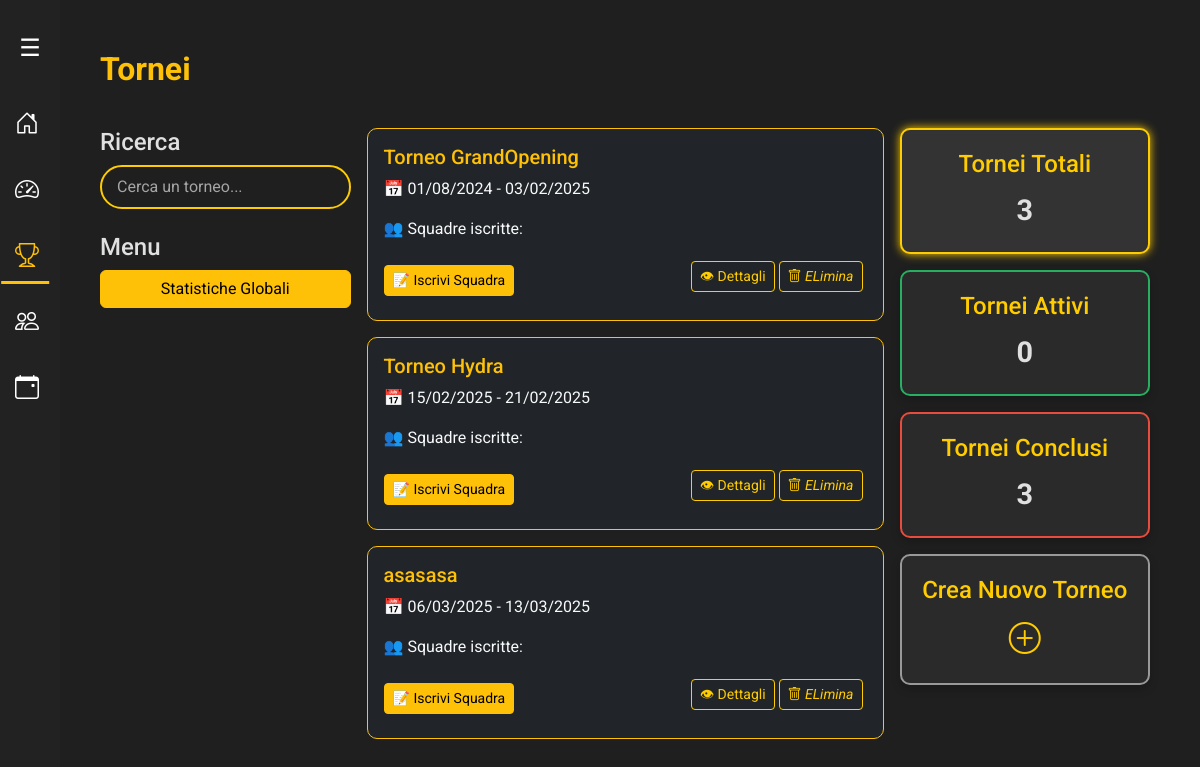
/tornei/, run on an earlier commit of the app's database.
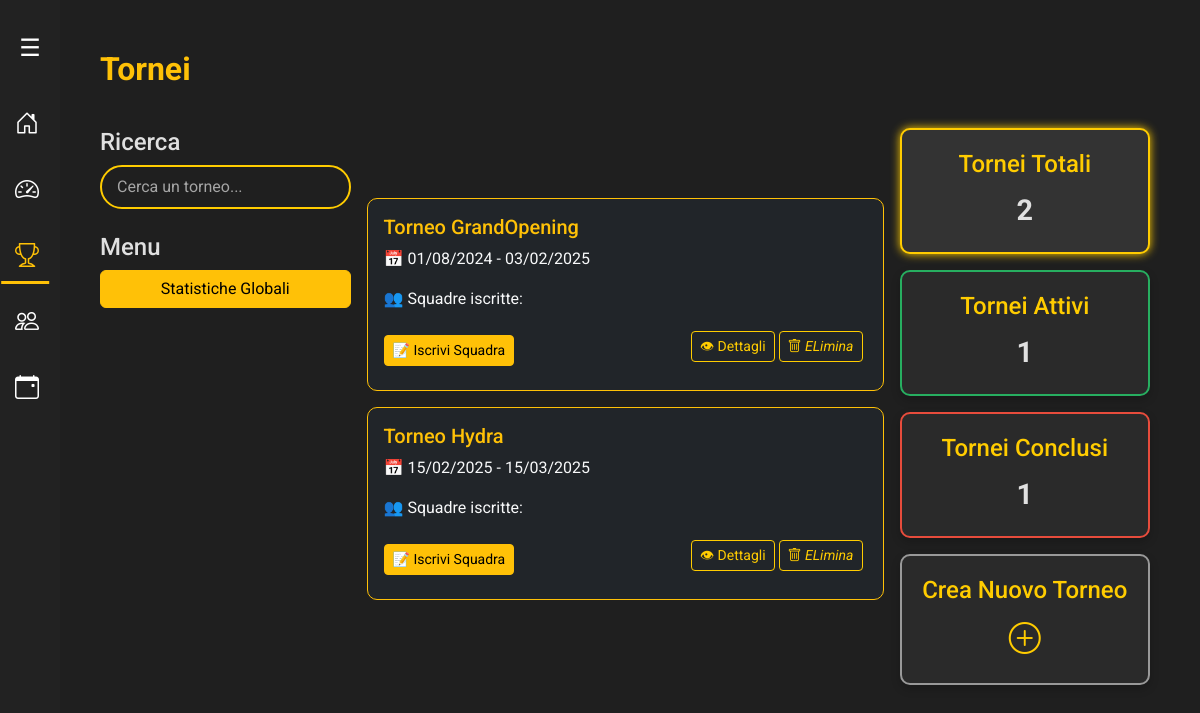
And on a later commit of the database.
### backend/models/torneo.py (models this page shows, shortened)
class Torneo(models.Model):
    FORMATI_TORNEO = [
        ('DRAFT', 'Draft'),
        ('ARAM', 'ARAM'),
    ]
    id = models.AutoField(primary_key=True)  # ID auto-incrementale
    nome = models.CharField(max_length=100)  # Nome del torneo
    data_inizio = models.DateField()  # Data di inizio
    data_fine = models.DateField()  # Data di fine
    fascia_oraria = models.CharField(max_length=50)  # Fascia oraria es. "18:00 - 22:00"
    formato = models.CharField(max_length=10, choices=FORMATI_TORNEO, default='DRAFT')  # ENUM: 'DRAFT', 'ARAM'
    is_active = models.BooleanField(default=True)  # Stato del torneo (attivo/archiviato)

### api/views/views_tornei.py (the view)
# urls.py: path('tornei/', tornei_page, name='tornei_page'),
def tornei_page(request):
    oggi = date.today()
    tornei_totali = Torneo.objects.filter(is_active=True)
    tornei_attivi = Torneo.objects.filter(data_inizio__lte=oggi, data_fine__gte=oggi, is_active=True)
    tornei_conclusi = Torneo.objects.filter(data_fine__lt=oggi, is_active=True)
    tornei_totali_counter = tornei_totali.count()
    tornei_attivi_counter = tornei_attivi.count()
    tornei_conclusi_counter = tornei_conclusi.count()
    tornei = Torneo.objects.filter(is_active=True)
    return render(request, 'modules/tornei/tornei.html', {
        'tornei': tornei,
        'tornei_totali': tornei_totali,
        'tornei_attivi': tornei_attivi,
        'tornei_conclusi': tornei_conclusi,
        'tornei_totali_counter': tornei_totali_counter,
        'tornei_attivi_counter': tornei_attivi_counter,
        'tornei_conclusi_counter': tornei_conclusi_counter,
        'active_page': 'tornei'
    })

### frontend/templates/modules/tornei/tornei.html (shortened to what this page needs)
{% extends "modules/base/base.html" %}
{% load static %}
{% block extra_css %}
<link rel="stylesheet" href="{% static 'tornei/tornei.css' %}">
{% endblock %}
{% block content %}
<h2 class="text-warning mb-0">Tornei</h2>
<div class="row g-3 mt-4">
    <div class="col-md-3">
        <div class="filters-box">
            <h4>Ricerca</h4>
            <div class="d-flex align-items-center justify-content-between mb-4">
                <input type="text" id="searchTorneo" class="form-control" placeholder="Cerca un torneo...">
            </div>
            <h4>Menu</h4>
            <button class="btn btn-warning w-100" onclick="applyFilter('tutti')">Statistiche Globali</button>
        </div>
    </div>
    <div class="col-md-6">
        <div id="torneiList">
            {% for torneo in tornei_totali %}
            <div class="torneo-card totali card bg-dark text-light border-warning p-3 mb-3" data-status="tutti">
                <h5 class="text-warning mb-2">{{ torneo.nome }}</h5>
                <p class="mb-3">📅 {{ torneo.data_inizio|date:"d/m/Y" }} - {{ torneo.data_fine|date:"d/m/Y" }}</p>
                <p class="mb-3">👥 Squadre iscritte: {{ torneo.num_squadre }}</p>
                <div class="d-flex justify-content-between align-items-center">
                    <button class="btn btn-warning btn-sm px-2 py-1" onclick="apriIscrizione({{ torneo.id }})">
                        📝 Iscrivi Squadra
                    </button>
                    <div class="d-flex gap-1 p-1 mb-2">
                        <a href="/torneo/{{ torneo.id }}" class="btn btn-outline-warning btn-sm px-2 py-1">👁 Dettagli</a>
                        <a href="#" class="btn btn-outline-warning btn-sm px-2 py-1" onclick="apriModaleEliminazione({{ torneo.id }})"><i class="bi bi-trash"> ELimina</i></a>
                    </div>
                </div>
            </div>
            {% endfor %}
        </div>
    </div>
    <div class="col-md-3">
        <div class="info-box-wrapper">
            <div class="info-box total selected" id="boxTutti" onclick="applyFilter('tutti', event)">
                <h4>Tornei Totali</h4>
                <span id="torneiTotali">{{ tornei_totali_counter }}</span>
            </div>
            <div class="info-box active mt-3" id="boxAttivi" onclick="applyFilter('attivi', event)">
                <h4>Tornei Attivi</h4>
                <span id="torneiAttivi">{{ tornei_attivi_counter }}</span>
            </div>
            <div class="info-box concluded mt-3" id="boxConclusi" onclick="applyFilter('conclusi', event)">
                <h4>Tornei Conclusi</h4>
                <span id="torneiConclusi">{{ tornei_conclusi_counter }}</span>
            </div>
            <div div class="info-box create-new mt-3" id="boxNuovoTorneo" onclick="openCreateTournamentModal()">
                <h4>Crea Nuovo Torneo</h4>
                <span id="creaNuovo"><i class="bi bi-plus-circle"></i></span>
            </div>
        </div>
    </div>
</div>
{% endblock %}

### frontend/templates/modules/base/base.html (shortened to what this page needs)
{% load static %}
<!DOCTYPE html>
<html lang="it">
<head>
    <link rel="stylesheet" href="https://cdn.jsdelivr.net/npm/bootstrap@5.3.0/dist/css/bootstrap.min.css">
    <link rel="stylesheet" href="https://cdn.jsdelivr.net/npm/bootstrap-icons/font/bootstrap-icons.css">
    <link rel="stylesheet" href="/modules/base/base.css">
    <link rel="stylesheet" href="/modules/sidebar/sidebar.css">
    {% block extra_css %}
    {% endblock %}
</head>
<body>
    {% include 'modules/sidebar/sidebar.html' %}
    <div class="d-flex">
        <div class="main-content flex-grow-1">
        {% block content %}
        {% endblock %}
        </div>
    </div>
</body>
</html>

### frontend/templates/modules/sidebar/sidebar.html (shortened to what this page needs)
<link rel="stylesheet" href="/modules/sidebar/sidebar.css">
<div id="sidebar-wrapper">
    <nav class="sidebar" id="sidebar">
        <button class="sidebar-toggle" id="sidebarToggle">☰</button>
        <a class="nav-link {% if active_page == 'home' %} active {% endif %}" href="/">
            <i class="bi bi-house-door"></i> <span class="nav-text">Home</span>
        </a>
        <a class="nav-link {% if active_page == 'dashboard' %} active {% endif %}" href="/dashboard">
            <i class="bi bi-speedometer2"></i> <span class="nav-text">Dashboard</span>
        </a>
        <a class="nav-link {% if active_page == 'tornei' %} active {% endif %}" href="/tornei">
            <i class="bi bi-trophy"></i> <span class="nav-text">Tornei</span>
        </a>
        <a class="nav-link {% if active_page == 'squadre' %} active {% endif %}" href="/squadre">
            <i class="bi bi-people"></i> <span class="nav-text">Squadre</span>
        </a>
        <a class="nav-link {% if active_page == 'eventi' %} active {% endif %}"  href="/eventi">
            <i class="bi bi-calendar-event"></i> <span class="nav-text">Eventi</span>
        </a>
    </nav>
</div>

### frontend/templates/modules/base/base.css (style rules this page uses)
body { background-color: #121212; color: #f5f5f5; font-family: 'Arial', sans-serif; }
.main-content { padding: 50px; transition: margin-left 0.3s ease; }
.col-md-6 { display: flex; flex-direction: column; justify-content: center; }

### frontend/templates/modules/sidebar/sidebar.css (style rules this page uses)
.main-content { margin-left: 50px; transition: margin-left 0.3s ease-in-out; }
#sidebar-wrapper .sidebar { width: 60px; height: 100vh; background-color: #222; padding-top: 15px; position: fixed; left: 0; top: 0; display: absolute; flex-direction: column; align-items: center; transition: width 0.3s ease-in-out; overflow: hidden; z-index: 1000; }
#sidebar-wrapper .sidebar-toggle { background: none; border: none; color: white; font-size: 24px; cursor: pointer; margin-bottom: 10px; transition: color .3s ease-in-out, transform 0.3s ease-in-out; padding: 15px; width: 100%; display: flex; align-items: center; justify-content: center; }
#sidebar-wrapper .nav-link { color: white; font-size: 22px; text-align: center; padding: 15px; width: 100%; display: flex; align-items: center; position: relative; transition: color 0.3s ease-in-out; }
#sidebar-wrapper .nav-link i { font-size: 24px; margin-right: 0; transition: margin-right 0.3s ease-in-out, color 0.3s ease-in-out; }
#sidebar-wrapper .nav-link::after { content: ""; display: block; width: 0; height: 3px; background-color: #ffc107; transition: width 0.3s ease-in-out; position: absolute; bottom: 5px; left: 10%; transform: translateX(-10%); }
#sidebar-wrapper .nav-link:hover, #sidebar-wrapper .nav-link:hover i, #sidebar-wrapper .nav-link.active, #sidebar-wrapper .nav-link.active i { color: #ffc107; }
#sidebar-wrapper .nav-link:hover::after, #sidebar-wrapper .nav-link.active::after { width: 80%; }

### frontend/templates/modules/tornei/tornei.css (style rules this page uses)
:root { --primary-color: #ffcc00; --success-color: #27ae60; --error-color: #e74c3c; --bg-dark: #1f1f1f; --bg-secondary: #2a2a2a; --text-color: #e0e0e0; --font-family: 'Roboto', sans-serif; }
body { background-color: var(--bg-dark); color: var(--text-color); font-family: var(--font-family); }
h2.text-warning { font-weight: 700; }
.info-box { background: var(--bg-secondary); border: 2px solid rgba(255, 204, 0, 0.5); border-radius: 10px; text-align: center; padding: 20px; transition: all 0.3s ease-in-out; box-shadow: 0 4px 10px rgba(0, 0, 0, 0.2); cursor: pointer; }
.info-box h4 { color: var(--primary-color); margin-bottom: 10px; }
.info-box span { font-size: 1.8rem; font-weight: bold; }
.info-box.total { border-color: var(--primary-color); }
.info-box.active { border-color: var(--success-color); }
.info-box.concluded { border-color: var(--error-color); }
.info-box.selected { box-shadow: 0 0 10px var(--primary-color); background: #333; }
.info-box.create-new { border-color: #999; display: flex; flex-direction: column; align-items: center; justify-content: center; }
.info-box.create-new i { font-size: 2rem; color: var(--primary-color); }
.card { border-radius: 10px; transition: transform 0.3s ease, box-shadow 0.3s ease; }
.card h5 { color: var(--primary-color); margin-bottom: 10px; }
#searchTorneo { width: 100%; padding: 8px 40px 8px 15px; border-radius: 25px; border: 2px solid var(--primary-color); background: transparent; color: var(--text-color); }
#searchTorneo::placeholder { color: rgba(255, 255, 255, 0.6); }
.btn-outline-warning { border-color: var(--primary-color); color: var(--primary-color); transition: background 0.3s ease, color 0.3s ease; }

What changed in the data, as far as the page shows it:
removed Torneo: nome "asasasa", data_inizio "06/03/2025", data_fine "13/03/2025"
changed Torneo "Torneo Hydra": data_fine "21/02/2025" → "15/03/2025"
Also different on the page:
{{ tornei_totali_counter }}: "3" → "2"
{{ tornei_attivi_counter }}: "0" → "1"
{{ tornei_conclusi_counter }}: "3" → "1"
